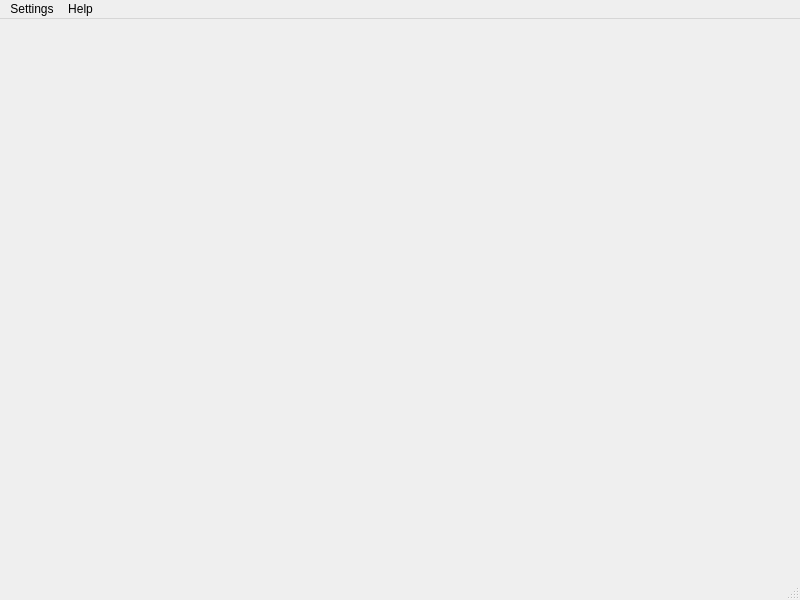
<?xml version="1.0" encoding="UTF-8"?>
<ui version="4.0">
 <class>GameWindow</class>
 <widget class="QMainWindow" name="GameWindow">
  <property name="geometry">
   <rect>
    <x>0</x>
    <y>0</y>
    <width>800</width>
    <height>600</height>
   </rect>
  </property>
  <property name="windowTitle">
   <string>MainWindow</string>
  </property>
  <widget class="QWidget" name="centralwidget"/>
  <widget class="QStatusBar" name="statusbar"/>
  <widget class="QMenuBar" name="menubar">
   <property name="geometry">
    <rect>
     <x>0</x>
     <y>0</y>
     <width>800</width>
     <height>21</height>
    </rect>
   </property>
   <widget class="QMenu" name="menuSettings">
    <property name="title">
     <string>Settings</string>
    </property>
    <addaction name="actionwithdraw"/>
    <addaction name="actiongamewise_on"/>
   </widget>
   <widget class="QMenu" name="menuHelp">
    <property name="title">
     <string>Help</string>
    </property>
    <addaction name="actionHow_to_play"/>
    <addaction name="actionWeiming_Quantum_Go_Rules"/>
   </widget>
   <addaction name="menuSettings"/>
   <addaction name="menuHelp"/>
  </widget>
  <action name="actionwithdraw">
   <property name="text">
    <string>withdraw</string>
   </property>
  </action>
  <action name="actiongamewise_on">
   <property name="text">
    <string>gamewise on</string>
   </property>
  </action>
  <action name="actionHow_to_play">
   <property name="text">
    <string>How to play</string>
   </property>
  </action>
  <action name="actionWeiming_Quantum_Go_Rules">
   <property name="text">
    <string>Weiming Quantum Go Rules</string>
   </property>
  </action>
 </widget>
 <resources/>
 <connections/>
</ui>
